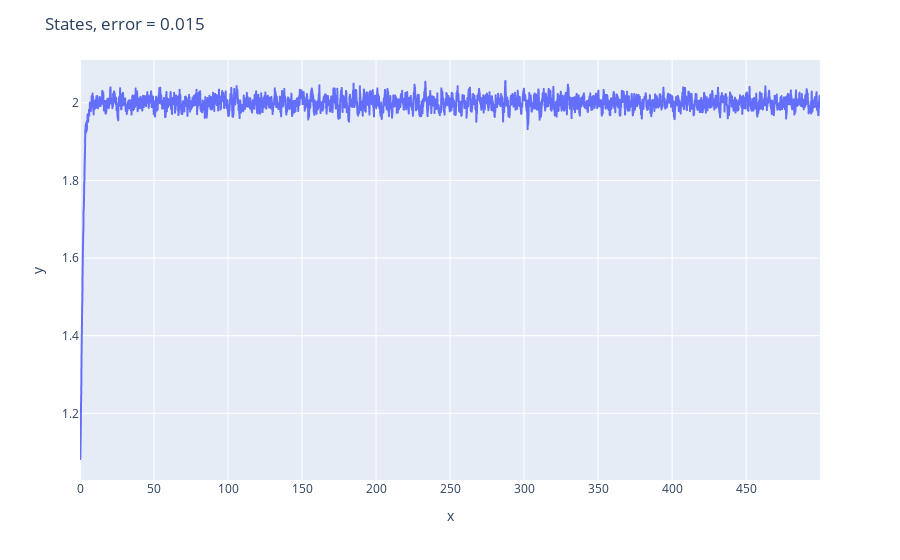

The cell this chart's notebook holds for it:
### Code cell
error, states, control = run_pid(0.1, 0.1, 0.01, 0.01)
px.line(x=np.arange(0, 500, 0.1), y=states).update_layout(title='States, error = {:.3f}'.format(error))

### Figure 1 — Plotly figure (JSON) as saved in the notebook; plotly's stock layout.template omitted (floating-point values rounded to 4 significant figures; data arrays with more than 128 entries replaced by an {"elided": "..."} marker saying what was removed)
{"data": [{"hovertemplate": "x=%{x}<br>y=%{y}<extra></extra>", "legendgroup": "", "line": {"color": "#636efa", "dash": "solid"}, "marker": {"symbol": "circle"}, "mode": "lines", "name": "", "showlegend": false, "type": "scattergl", "x": {"elided": "5000 float values"}, "xaxis": "x", "y": {"elided": "5000 float values"}, "yaxis": "y"}], "layout": {"legend": {"tracegroupgap": 0}, "margin": {"t": 60}, "title": {"text": "States, error = 0.015"}, "xaxis": {"anchor": "y", "domain": [0, 1], "title": {"text": "x"}}, "yaxis": {"anchor": "x", "domain": [0, 1], "title": {"text": "y"}}}}
